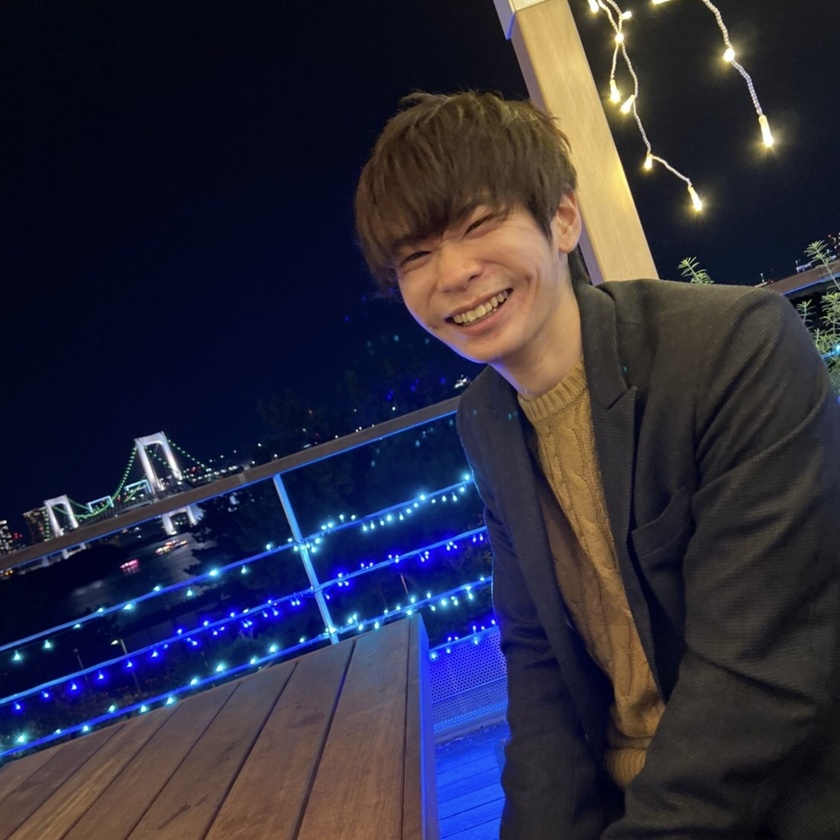
#> input picture img/demo.jpg, 840 x 840 px, shrunk from 1108 x 1108 before the run
$ python main.py
#> lines starting #> are read from the running program, lines starting #| are printed output that depends on the picture
#!/usr/bin/env python3
# -*- coding: utf-8 -*-
"""
Created on Tue Dec  8 23:38:44 2020

@author: t_hirakawa
"""

from tqdm import tqdm
import numpy as np
import cv2

target = np.float32(cv2.imread("../img/demo.jpg"))
start = np.float32(np.random.rand(target.shape[0], target.shape[1], target.shape[2])) * 255

lr = 0.005

frame_rate = 24.0
size = (start.shape[0], start.shape[1])
#> size = (840, 840)
fmt = cv2.VideoWriter_fourcc('m', 'p', '4', 'v')
writer = cv2.VideoWriter('../result/output.mp4', fmt, frame_rate, size)

for i in tqdm(range(10000)):
    start = start + lr * (target - start)
    psnr = cv2.PSNR(start, target)
    writer.write(np.uint8(start))
    if psnr > 35.0:
        break
#> this loop made 649 passes
#> psnr on passes 1 to 3: 6.81, 6.86, 6.9
#> pass 1, `start = start + lr * (target - start)`:
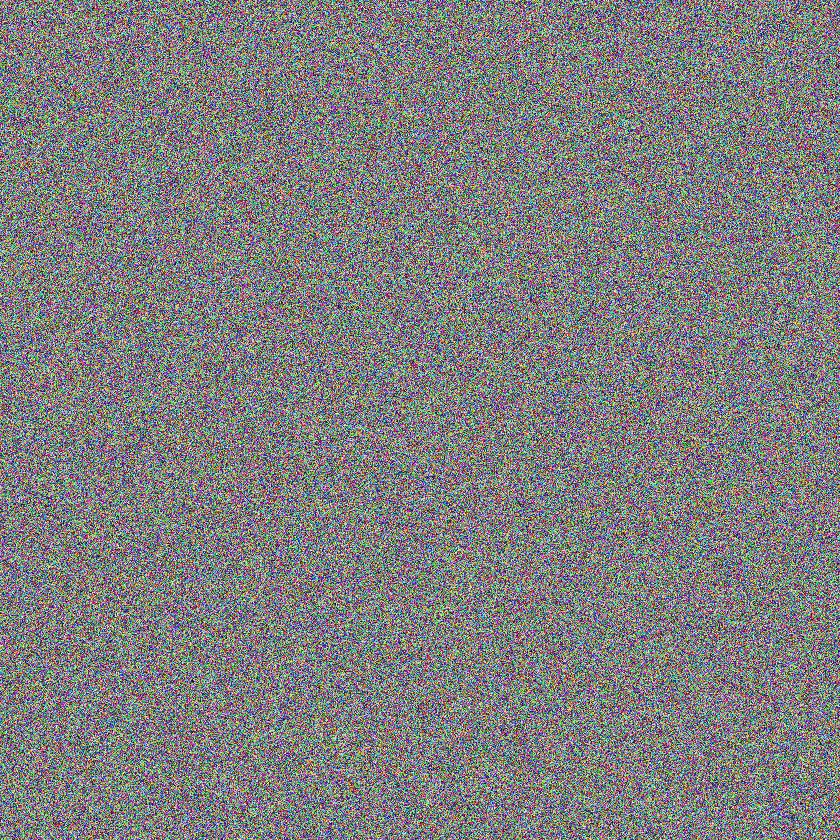
#> start: shape (840, 840, 3) float32; mean B, G, R 127.2, 127.1, 127.1

writer.release()
cv2.destroyAllWindows()
